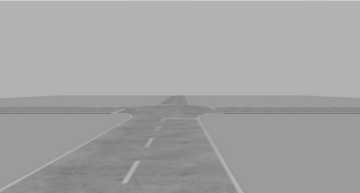
#> input picture lane_image.png, 360 x 193 px
$ jupyter execute Lanedetection.ipynb
#> lines starting #> are read from the running program, lines starting #| are printed output that depends on the picture; after the words box and inside, x2 and y2 are one past the last pixel; in counts of white or black regions, pixels touching at a corner belong together
## UMIC CV & ML Assignment

### Chanakya Varude
### 210070092

### Q1)

[cell 1]
import matplotlib.pyplot as plt
import cv2
import numpy as np

# a function which converts our original image to a canny one (i.e the points with highest intensity change are highlighted)
def canny(lane_image):
    gray_image = cv2.cvtColor(lane_image, cv2.COLOR_BGR2GRAY)
    blur= cv2.GaussianBlur(gray_image,(5, 5),0)
    canny = cv2.Canny(blur, 40,100)
    return canny

#a function which masks some part, to have a region of interest.
def masking(image,height,width,midheight):
    print(image)
    triangle_mask = np.array([(0, height ), (width/2, midheight), (width,height)])
    mask = np.zeros_like(image)
    cv2.fillPoly(mask, np.int32([triangle_mask]), 255)
    masked_image = cv2.bitwise_and(canny, mask)
    return masked_image

#put your image path here
image = cv2.imread('lane_image.png')
#> image is the input picture: shape (193, 360, 3); mean B, G, R 163.3, 163.3, 163.3
lane_image = np.copy(image)
#defining image properties
height =image.shape[0]-10
#> height = 183
midheight= int((1/2)*height)
#> midheight = 91
width=image.shape[1]
#> width = 360

# the midheight can be optimized by looking at the set of input images, mostly 1/2 or 2/3 of height works
plt.imshow(lane_image,cmap='gray')
plt.show()

[cell 2]
canny = canny(lane_image)
#> in canny, `canny = cv2.Canny(blur, 40,100)`:
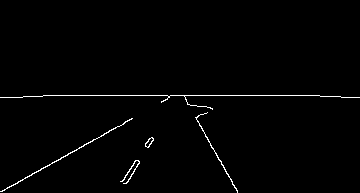
#> canny: shape (193, 360); 1.2% white in thin lines or dots, all inside (x1, y1, x2, y2) = (0, 95, 360, 193)
plt.imshow(canny,cmap='gray')
plt.show()

[cell 3]
cropped_image = masking(canny,height,width,midheight)
#> (printed output is left out)
#> in masking, `cv2.fillPoly(mask, np.int32([triangle_mask]), 255)`:
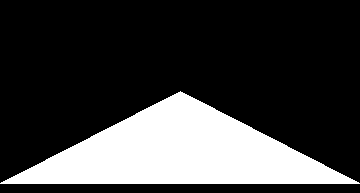
#> mask: shape (193, 360); 24.3% white; 1 white region, box (x1, y1, x2, y2) and area: (0, 91, 360, 184) 16874
#> in masking, `masked_image = cv2.bitwise_and(canny, mask)`:
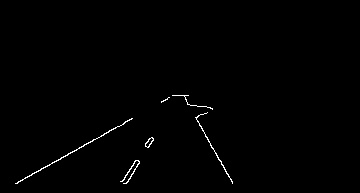
#> masked_image: shape (193, 360); 0.67% white in thin lines or dots, all inside (x1, y1, x2, y2) = (15, 95, 233, 184)
plt.imshow(cropped_image,cmap='gray')
plt.show()

[cell 4]
#time to go to the hough space, to find the best fit line for the points which were highlighted in the canny image
#we make lines with suitable conditions and parameters
lines = cv2.HoughLinesP(cropped_image,2,np.pi/180,25,np.array([]),minLineLength=40,maxLineGap=13)
#> lines = [[16, 183, 131, 119], [199, 125, 232, 183], [121, 181, 151, 137], [182, 95, 232, 181], [84, 144, 132, 118]]
line_image=np.zeros_like(image)
#we need these lists to identify the lane in which we are present (further needed)
rx=[]
lx=[]
for line in lines:
    #we divide the line table into 4 different columns
    x1,y1,x2,y2=line.reshape(4)
    m=(y2-y1)/(x2-x1)
    # if,else used as per the conditions to identify the color of the lane
    if min(x1,x2)<width/5:
        cv2.line(line_image,(x1,y1),(x2,y2),(255,0,0),3)
        slope=(y2-y1)/(x2-x1)
        lx.append(min(x1,x2))
    elif (m>0):
        cv2.line(line_image,(x1,y1),(x2,y2),(0,255,0),3)
        rx.append(max(x1,x2))
    elif (m<0):
        #we dont want to mix the upper lines of the left most lane with the middle line, hence comes this conditions.
        if (m > (slope-0.01)):
            cv2.line(line_image,(x1,y1),(x2,y2),(255,0,0),3)
            lx.append(min(x1,x2))
        else:
            cv2.line(line_image,(x1,y1),(x2,y2),(0,0,255),3)


    print(line)
#> this loop made 5 passes
#> (x1, y1, x2, y2, m, slope) on pass 1: (16, 183, 131, 119, -0.557, -0.557)
#> (x1, y1, x2, y2, m) on passes 2 to 5: (199, 125, 232, 183, 1.76), (121, 181, 151, 137, -1.47), (182, 95, 232, 181, 1.72), (84, 144, 132, 118, -0.542)
#| [[ 16 183 131 119]]
#| [[199 125 232 183]]
#| [[121 181 151 137]]
#| [[182  95 232 181]]
#| [[ 84 144 132 118]]
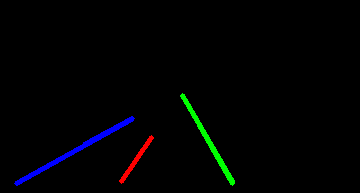
#> line_image: shape (193, 360, 3); mean of channels 0, 1, 2 2.6, 2, 1; drawn as B, G, R
#> after the loop, lx = [16, 84]; rx = [232, 232]
plt.imshow(line_image,cmap='gray')
plt.show()

[cell 5]
#we combine the lane image with the lines(had 0 intensity background) with appropriate weights
combined_image=cv2.addWeighted(lane_image,0.9,line_image,1,0)
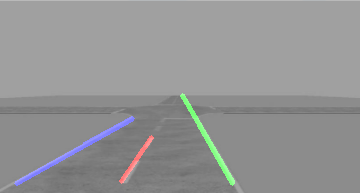
#> combined_image: shape (193, 360, 3); mean B, G, R 148.2, 148, 147.5


#here is our final image with lanes detected according to the colors
plt.imshow(combined_image,cmap='gray')
plt.show()

[cell 6]
#identifying the lane we are in

if (min(lx) < width/8):
    print("We are in the Right Lane")
elif (max(rx) > (width - width/8)):
    print("We are in the Left Lane")
else :
    print("Cannot determine, (Are you in the middle ?)")

[cell 7]
test=cv2.inRange(image,np.array([0,0,0]),np.array([255,255,255]))
#> test: shape (193, 360); every value is 255
plt.imshow(test,cmap="gray")
plt.show()

### Q4)

The following problem comes clearly under classification, cross-entropy loss function also known as the logistic loss function according to me would be the best loss function for the given problem. <br>
This loss function is defined as <br>
$L_{CE} = - \sum\limits _{i=1} ^{n} t_{i} log(pi)$<br>
for n classes
here $t_{i}$ is the truth label and pi is nothing but the Softmax probability for the $i$ th class. <br>
In neural networks softmax probability is used for a classification model, it is used to find the Output probabilities of the classes that is it converts the Logits which come as a result of the N layers finally into probabilities. And here When The Cross-entropy function is used, it compares the output probabilities with the true values, and checks out the error, so we want  $L_{CE}$ to be minimum, we obviously do these by changing the parameters(weights and biases) in the neural network. <br>

In the following case binary Cross-entropy classfication would be used, as we have two outputs them being black (0 or 0) or white(255 or 1) in every pixel of the image. It being a simple summation of the logs, requires lesser computation and obviously has faster convergence. If we were to use, RMSE we had to compute the summation of the square of the difference between each input's output and the observed output, this seems complicated and is not best for classification. Crossy-entropy function looks intuitive to work with, it has faster convergence, has great properties which makes work easy in backpropogation(especially with sigmoid activation functions), and most importantly helps with the gradient descent problem (where you get stuck in local minimas, and fail to reach the global minimas) which most of the neural networks suffer.

[cell 8]
import cv2
cv2.__version__
#> Out = '4.13.0'
